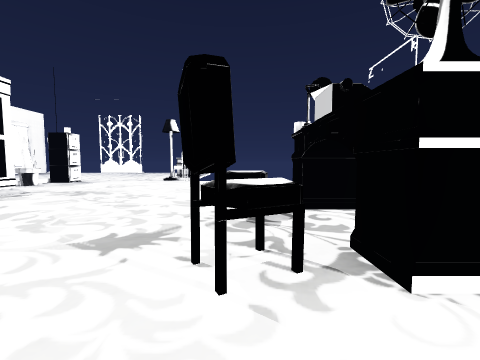
[1] (above)

21 first-person views from a walk through a scene from a Unity 3-D project. The camera is 1.2 m above the floor, tilts 4° down and sees 90° across. The floor is counted in squares, 1 m on a side. Each view is taken from the middle of a square. On the plan, view 1 faces up. The plan holds only what a view shows up to about 12 squares ahead; the rest is blank. The place goes on beyond the plan. The player character is not drawn. Some surface patterns are stand-ins.

[2]
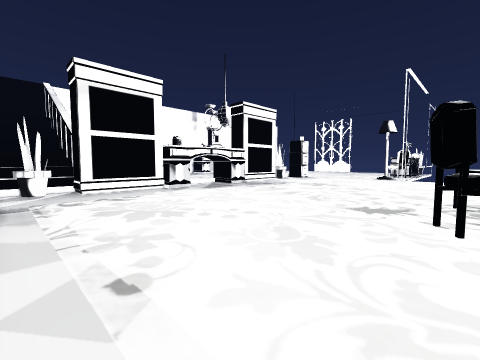

[3]
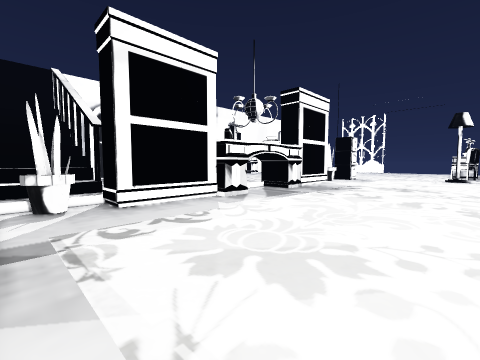

[4]
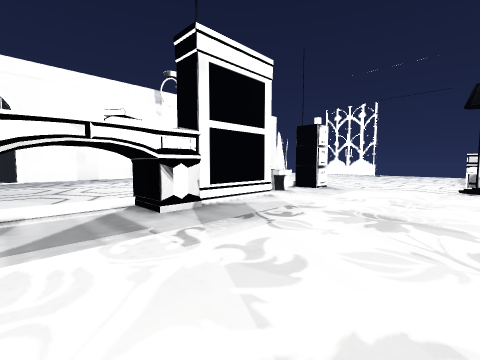

[5]
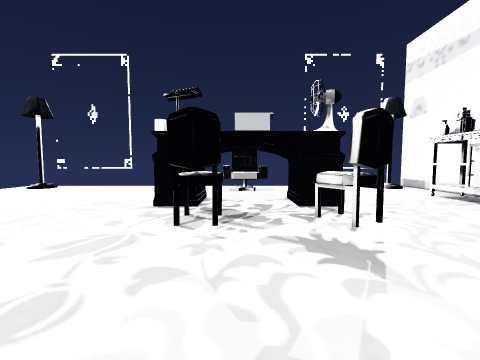

[6]
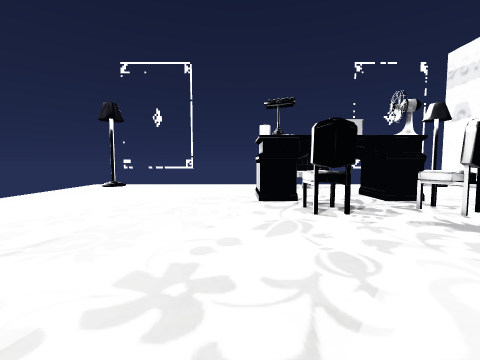

[7]
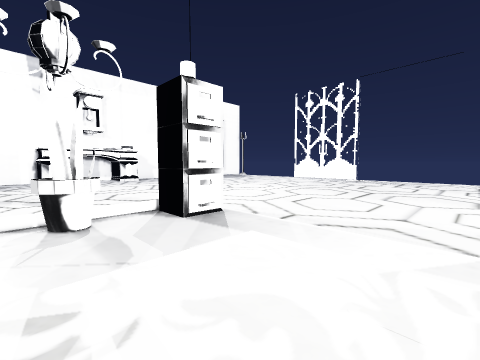

[8]
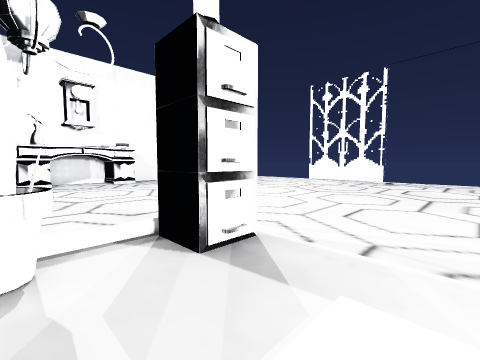

[9]
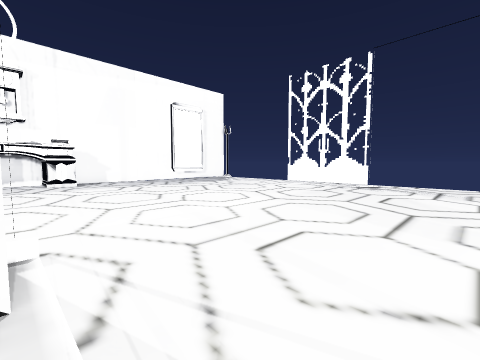

[10]
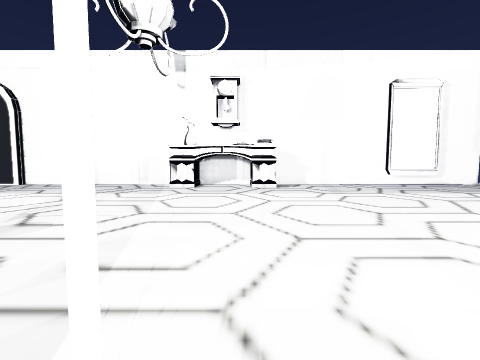

[11]
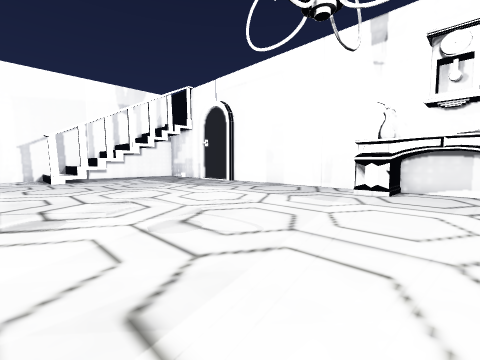

[12]
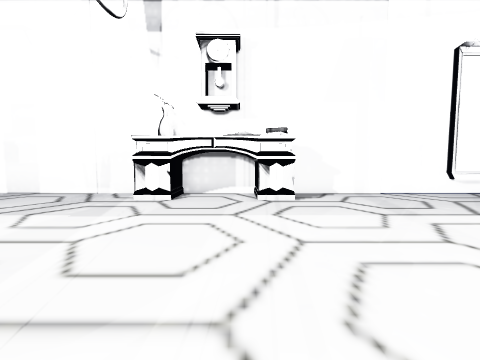

[13]
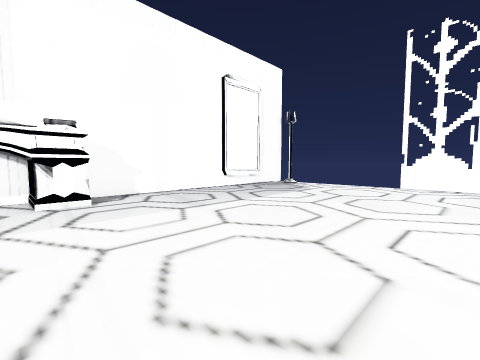

[14]
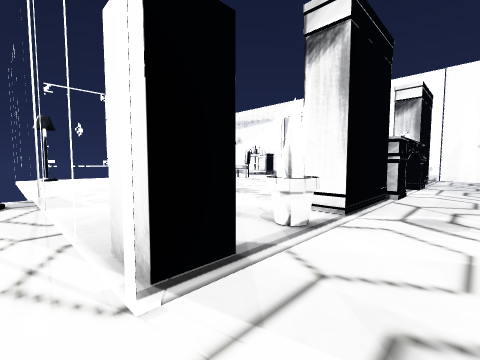

[15]
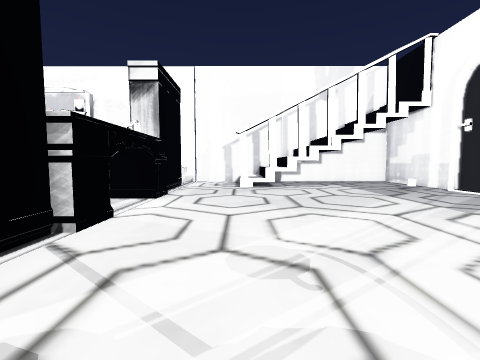

[16]
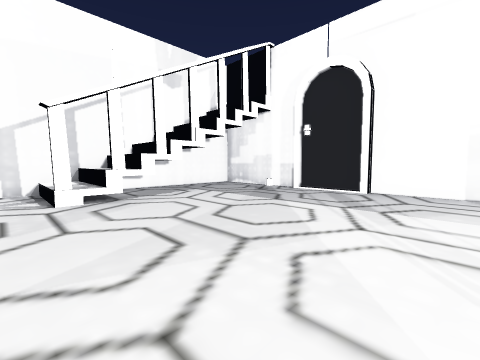

[17]
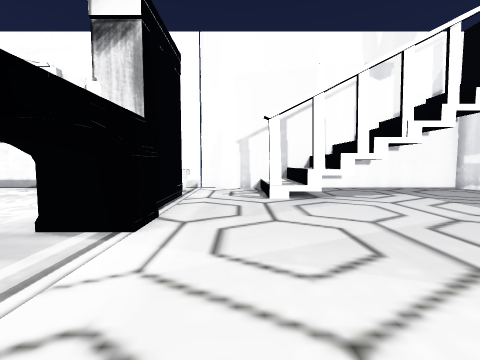

[18]
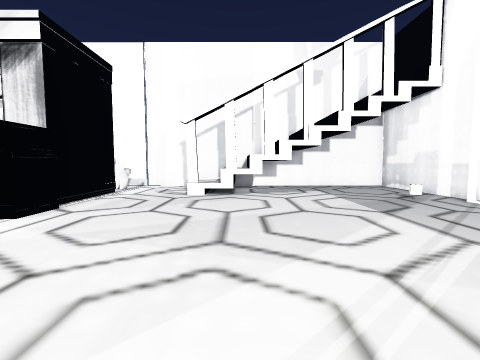

[19]
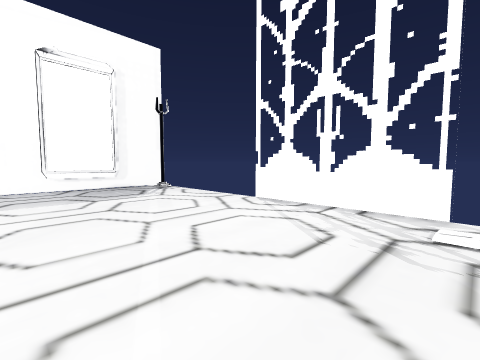

[20]
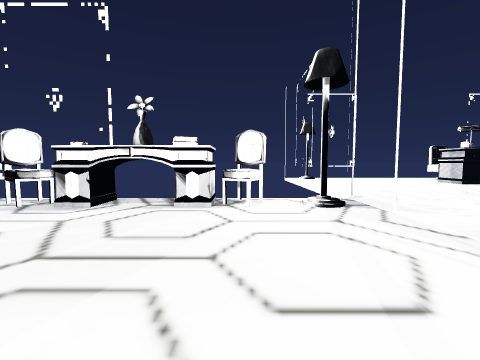

[21]
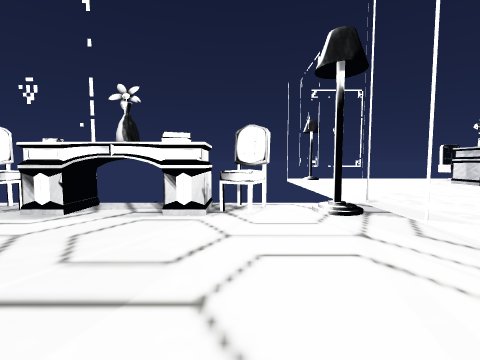

### Floor plan
Key: @ floor where view 1 was taken; # wall or solid block; x gap in a wall; . floor; / step, stairs or slope; = window, fence, low wall or low ledge; O other object.
Columns run from 25 left of view 1 to 7 right of it. Each row starts with its distance up from view 1.
 31        #######
 30   O...............
 29 #............O....
 28 ##................   #
 27 ##..................O#
 26 ##..................O#
 25 #...................O#
 24 #...................O#
 23 #...................O
 22 #...................O
 21 #...................O#
 20 #...................O#
 19 # O..................#
 18 #OO.................O
 17 #OO................./
 16 #OO..........=O=...==============
 15 #OO..........=O.................O
 14 # O..........=...................
 13 #............=#..................
 12 #............=...................
 11 #............=O..................
 10 #............ O..................
  9 #............ O.................
  8 #............=O.................
  7 #............OO............OO.
  6 #............OO..........OOOO..O
  5 ##...........OO..........O.O .OO
  4  #...........OO............OO.OO.
  3  #...........OO.........OOOOO....
  2 ##........... O..........O.O
  1 #.O.......... O...............
  0 #...../xx/#.. O..........@.....
 -1 #...../ ///..=O..................
 -2 #...../ ///..=#........... OOO..O
 -3 #...../ ///..==...........  OO...
 -4 #############==      ===     ====

Positions as (right, up) in squares from view 1, and headings:
1: (0, 0), facing up
2: (0, -3), facing up-left
3: (-4, -3), facing up-left
4: (-5, 4), facing up-left
5: (-5, 5), facing right
6: (-6, 8), facing right
7: (-6, 12), facing up-left
8: (-8, 13), facing up-left
9: (-8, 16), facing up-left
10: (-11, 17), facing left
11: (-13, 17), facing down-left
12: (-15, 17), facing left
13: (-15, 17), facing up-left
14: (-14, 17), facing down-right
15: (-15, 12), facing down
16: (-14, 8), facing down-left
17: (-14, 8), facing down
18: (-17, 9), facing down
19: (-12, 24), facing up-left
20: (-12, 20), facing right
21: (-11, 20), facing right
